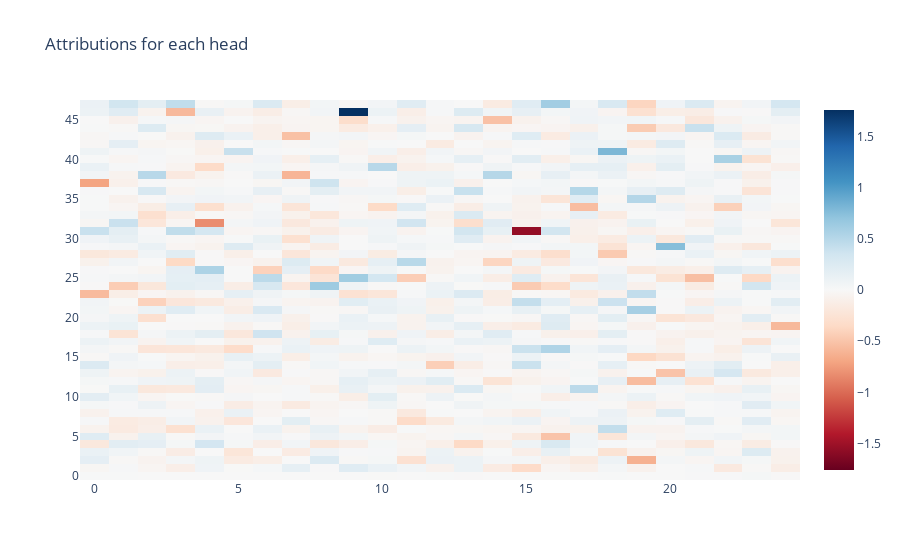

The notebook cell saved with this chart:
### Code cell
px.imshow(all_attributions, color_continuous_scale="RdBu", aspect="auto", origin="lower", title="Attributions for each head", color_continuous_midpoint=0)

### Figure 1 — Plotly figure (JSON) as saved in the notebook; plotly's stock layout.template omitted (floating-point values rounded to 4 significant figures; data arrays with more than 128 entries replaced by an {"elided": "..."} marker saying what was removed)
{"data": [{"coloraxis": "coloraxis", "hovertemplate": "x: %{x}<br>y: %{y}<br>color: %{z}<extra></extra>", "name": "0", "type": "heatmap", "xaxis": "x", "yaxis": "y", "z": {"elided": "48x25 float values"}}], "layout": {"coloraxis": {"cmid": 0, "colorscale": [[0, "rgb(103,0,31)"], [0.1, "rgb(178,24,43)"], [0.2, "rgb(214,96,77)"], [0.3, "rgb(244,165,130)"], [0.4, "rgb(253,219,199)"], [0.5, "rgb(247,247,247)"], [0.6, "rgb(209,229,240)"], [0.7, "rgb(146,197,222)"], [0.8, "rgb(67,147,195)"], [0.9, "rgb(33,102,172)"], [1, "rgb(5,48,97)"]]}, "title": {"text": "Attributions for each head"}, "xaxis": {"anchor": "y", "domain": [0, 1]}, "yaxis": {"anchor": "x", "autorange": true, "domain": [0, 1]}}}
